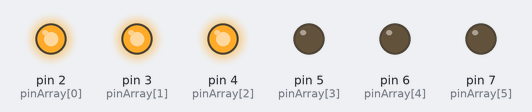
Recording of a sketch running on a simulated Arduino Uno, built with avr-gcc and run on an emulated ATmega328P. Parts: output pins drawn as LEDs (lit = HIGH).

Above: at 0.1 s.
At 2.7 s:
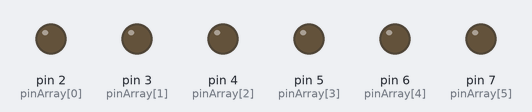
Timing chart, 0 to 3.0 s (numbered marks = the images above):
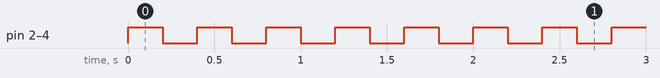

The sketch:

buoi1_hieuUng.ino
```cpp
int pinArray[] = {2, 3, 4, 5, 6, 7};
int count = 0;
int timer = 200;
void setup() {
   for(count=0;count<=5;count++){
    pinMode(pinArray[count], OUTPUT);
   }
}

void loop() {
  for(byte i=0;i<=5;i++){
    HieuUng1();
  }
}
void HieuUng1(){
  for(count=0;count<=2;count++){
    digitalWrite(pinArray[count], HIGH);
  }
  delay(timer);

  for(count=0;count<=2;count++){
    digitalWrite(pinArray[count], LOW);
  }
  delay(timer);
}
```

Measured:
- by itself, pin 2 (pinArray[0]), pin 3 (pinArray[1]), pin 4 (pinArray[2]): alternates HIGH for 0.20 s and LOW for 0.20 s
